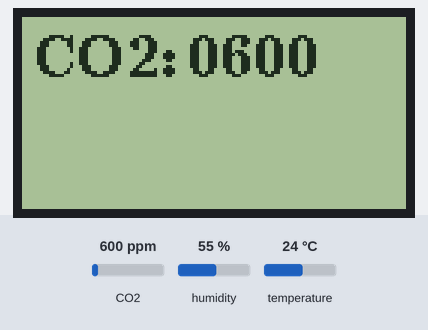
Bench run of a sketch on a simulated Arduino Uno, built with avr-gcc and run on an emulated ATmega328P. Parts: 128×64 one-colour display. Inputs (shaded band) come from the test bench; at power-on: CO2 600 ppm, humidity 55 %, temperature 24 °C.

Above: at 2.3 s.
2.4 s: CO2 set to 452 ppm
At 4.6 s:
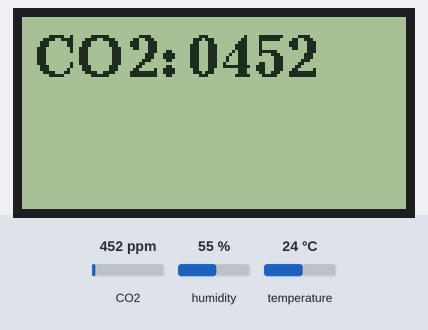
9.4 s: CO2 set to 1050 ppm
At 12.8 s:
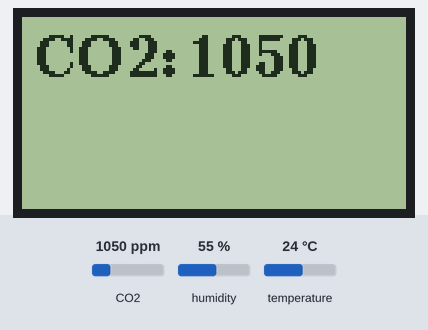
15.5 s: CO2 set to 1700 ppm
At 17.4 s:
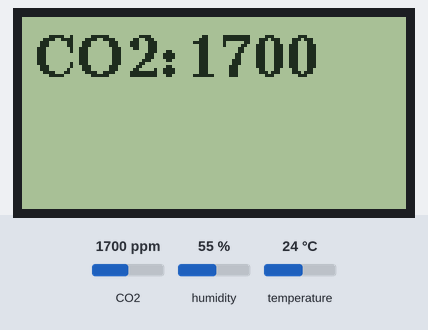
Timing chart, 0 to 18.9 s (numbered marks = the images above; inputs shaded):
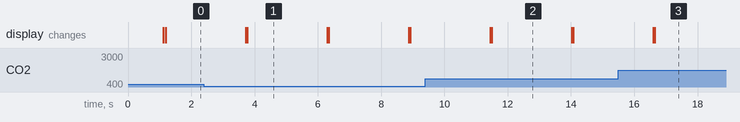

Measured:
- after the input at 2.4 s, the display: first differs from a run without the input after 1.4 s (image 1)
- after the input at 9.4 s, the display: first differs from a run without the input after 2.1 s (image 2)
- after the input at 15.5 s, the display: first differs from a run without the input after 1.2 s (image 3)
- what the display in image 1 shows lasts 2.5 s, from 3.8 s to 6.3 s

The sketch:

co2lcd128.ino
```cpp
// Basic demo for readings from Adafruit SCD30
#include <Adafruit_SCD30.h>

#include <Arduino.h>
#include <U8g2lib.h>

#ifdef U8X8_HAVE_HW_SPI
#include <SPI.h>
#endif
#ifdef U8X8_HAVE_HW_I2C
#include <Wire.h>
#endif

Adafruit_SCD30  scd30;

U8G2_ST7920_128X64_F_SW_SPI u8g2(U8G2_R0, /* clock=*/ 13, /* data=*/ 11, /* CS=*/ 10, /* reset=*/ 8);

int temperatura=0;
int dioxido=0;
void setup(void) {


  // Try to initialize!
  if (!scd30.begin()) {

    while (1) { delay(10); }
  }


  if (!scd30.setMeasurementInterval(2)){

    while(1) {delay(10);}
  }


   //Inicializacion de display
  // put your setup code here, to run once:
  u8g2.begin();
  u8g2.clearBuffer();

u8g2.firstPage();
  do {
    u8g2.setFont(u8g2_font_ncenB14_tr);
    u8g2.drawStr(0,15,"Hello World!");
  } while ( u8g2.nextPage() );
  delay(1000);
  u8g2.clearDisplay();

}

void loop() {
  char C_str[6];
  u8g2.clearDisplay();
  u8g2.setFont(u8g2_font_ncenB14_tr);
    u8g2.drawStr(0,20," CO2:");
  if (scd30.dataReady()){
      if (!scd30.read()){ return; }

    temperatura=scd30.temperature;
    dioxido=scd30.CO2;
    strcpy(C_str, u8x8_u16toa(dioxido, 4));
 }
do {
    //u8g2.setFont(u8g2_font_ncenB14_tr);
    //u8g2.drawStr(0,20," CO2:");
    u8g2.drawStr(55,20,C_str);

  } while ( u8g2.nextPage() );
  delay(2500);


}
```
